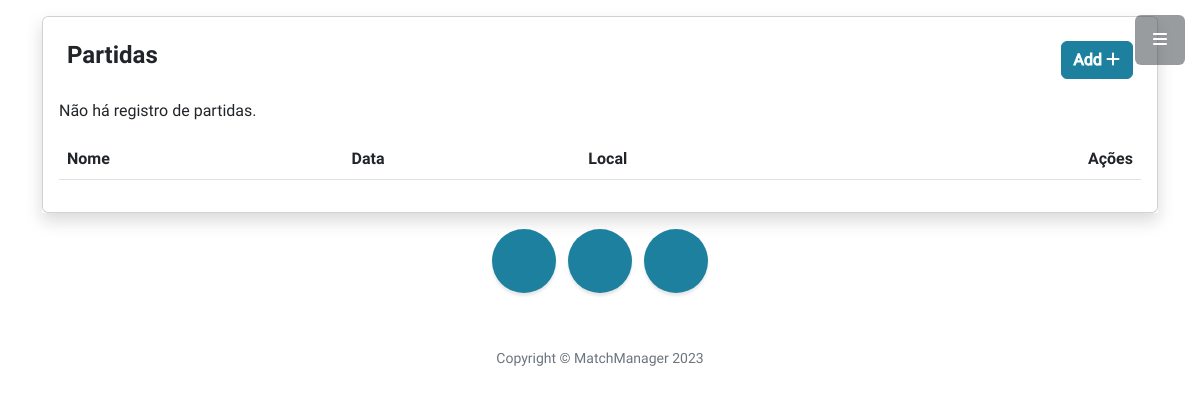
The app's page /partidas/ (signed in), older data.
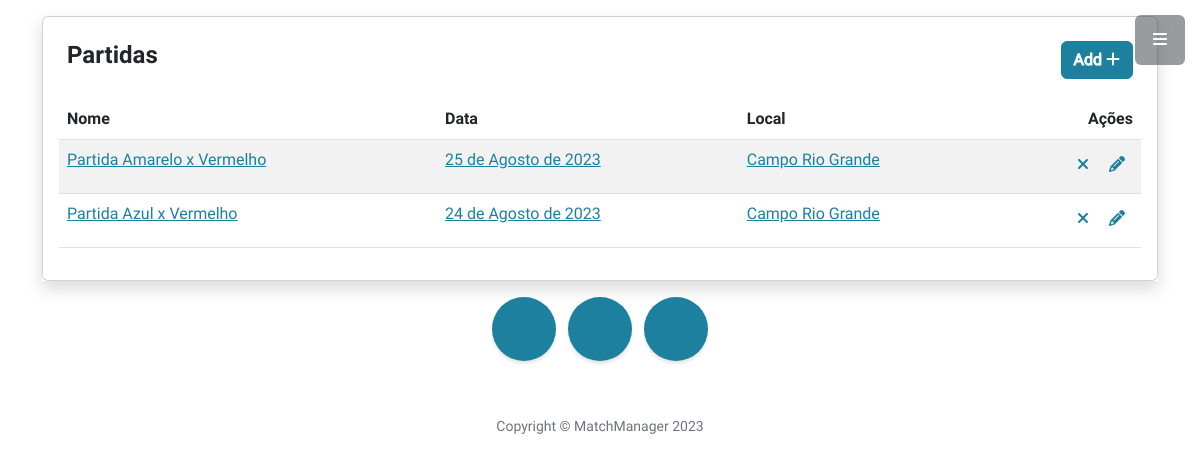
The same page, newer data.
### Partida/models.py (models this page shows)
class Partida(models.Model):
    nome = models.CharField(verbose_name='Nome da Partida', max_length= 100, null= True)
    data = models.DateField(verbose_name= 'Data', null=True, blank=True)
    horario = models.TimeField(verbose_name= 'Horario', null=True, blank=True )
    local = models.CharField(verbose_name= 'Local', max_length=30)
    resultado = models.CharField(verbose_name= 'Resultado', max_length=25,null= True)
    placar = models.IntegerField(verbose_name= 'Placar')
    Campeonato = models.ForeignKey('Campeonato.Campeonato', on_delete= models.CASCADE)
    Equipe1 = models.ForeignKey('Equipe.Equipe', on_delete= models.CASCADE, related_name="PrimeiraEquipe")
    Equipe2 = models.ForeignKey('Equipe.Equipe', on_delete= models.CASCADE, related_name="SegundaEquipe")

### Partida/views.py (the view)
# urls.py: path('', views.listar, name='listar'),
def listar(request):
    Partidas = Partida.objects.all()
    context = {
        "partidas": Partidas
    }
    return render(request, 'partidas/listar.html', context)

### Templates/partidas/listar.html
{% extends '_base.html' %}
{% load static %}
{% block content %}
<div class="mx-auto">
    <div class="col-lg-12 shadow mt-3">
    <div class="card">
        <div class="card-body">
            <div class="card-title">
                <div class= "d-flex flex-row">
                    <h4 class="p-2 col-lg-4">Partidas</h4>
                    <div class=" p-2 col-lg-8 d-grid gap-2 d-md-flex justify-content-md-end">
                        {% if request.user.is_authenticated %}
                            <a href="/partidas/criar/"><button type="button" class="btn mb-1 btn-primary ">
                                Add <span class="btn-icon-right"><i class="fa fa-plus"></i></span>
                            </button></a>
                            {%endif%}
                        </div>
                    </div>
            </div>
            <div class="table-responsive">
                <table class="table table-striped ">
                    <thead>
                        <tr>
                            <th>Nome</th>
                            <th>Data</th>
                            <th>Local</th>
                            <th style="text-align:right">Ações</th>
                        </tr>
                    </thead>
                    <tbody>
                    {% if partidas %}
                    {% for p in partidas %}
                        <tr>
                            <td><a href="/partidas/{{ p.id }}/"class="text-primary">{{ p.nome }}</a></td>
                            <td><a href="/partidas/{{ p.id }}/"class="text-primary">{{ p.data }}</a></td>
                            <td><a href="/partidas/{{ p.id }}/"class="text-primary">{{ p.local }}</a></td>
                            <td style="text-align:right">
                                {% if request.user.is_authenticated %}
                                <span >
                                    <a href="/partidas/excluir/{{ p.id }}/" data-toggle="tooltip" data-placement="top" title="" data-original-title="Close"><i class="fa fa-close color-danger m-2"></i></a>
                                    <a href="/partidas/editar/{{ p.id }}/" data-toggle="tooltip" data-placement="top" title="" data-original-title="Edit"><i class="fa fa-pencil color-muted m-r-5 m-2"></i> </a>
                                    </span>
                                    {% else %}
                                    <a> Você não está autorizado a realizar ações nessa lista </a>
                                {% endif %}
                                </td>
                        </tr>
                        {%endfor%}
                    {% else %}
                                    <p>Não há registro de partidas.</p>
                    {%endif%}
                </tbody>
                </table>
            </div>
        </div>
    </div>
</div>
</div>
{%endblock%}

Row changes from the older to the newer data that the page shows:
added Partida: nome "Partida Amarelo x Vermelho", data "25 de Agosto de 2023", local "Campo Rio Grande"
added Partida: nome "Partida Azul x Vermelho", data "24 de Agosto de 2023", local "Campo Rio Grande"
Text that changed along with them:
text no longer shown: "Não há registro de partidas."
